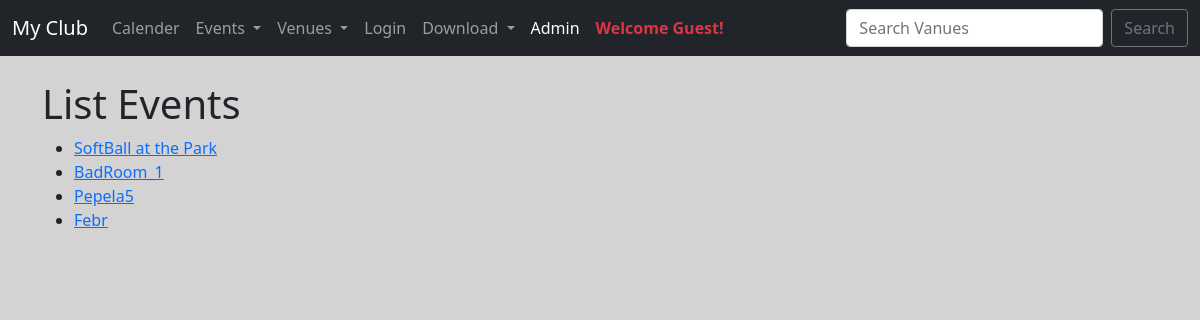
/venue_events/1/, run on the app's committed database.
### events/models.py (models this page shows, shortened)
class Event(models.Model):
    name =      models.CharField('Event Name', max_length=120)
    event_date = models.DateTimeField()
    venue  =    models.ForeignKey(Venue, blank=True, null=True, on_delete=models.CASCADE)
    manager =   models.ForeignKey(User, blank=True, null=True, on_delete=models.SET_NULL)
    description = models.TextField(blank=True, null=True)
    attendees = models.ManyToManyField(MyClubUser, blank=True)
    approved = models.BooleanField('Aprrovedd', default=False)
    def __str__(self) -> str:
        return self.name

### events/views.py (the view)
# urls.py: path('venue_events/<venue_id>/', views.venue_events, name='venue_events'),
def venue_events(request, venue_id):
    venue = Venue.objects.get(pk=venue_id)
    events = venue.event_set.all()
    if events:
        return render(request, 'events/venue_events.html', {'venue_events':events})
    else:
        messages.success(request, 'That Venue has no Events at this Time.')
        return redirect('admin_aprroval')

### events/templates/events/venue_events.html
{% extends 'events/base.html' %}
{% block content %}
<h1>List Events</h1>
<ul>
    {% for item in venue_events %}
    <li>
        <a href="{% url 'show_event' item.pk %}">
            {{item}}
        </a>
    </li>
    {%endfor%}
</ul>
{% endblock %}

### events/templates/events/base.html (style rules this page uses)
body { background: lightgrey; }

### data on the page
Event: name "SoftBall at the Park"
Event: name "BadRoom_1"
Event: name "Pepela5"
Event: name "Febr"
